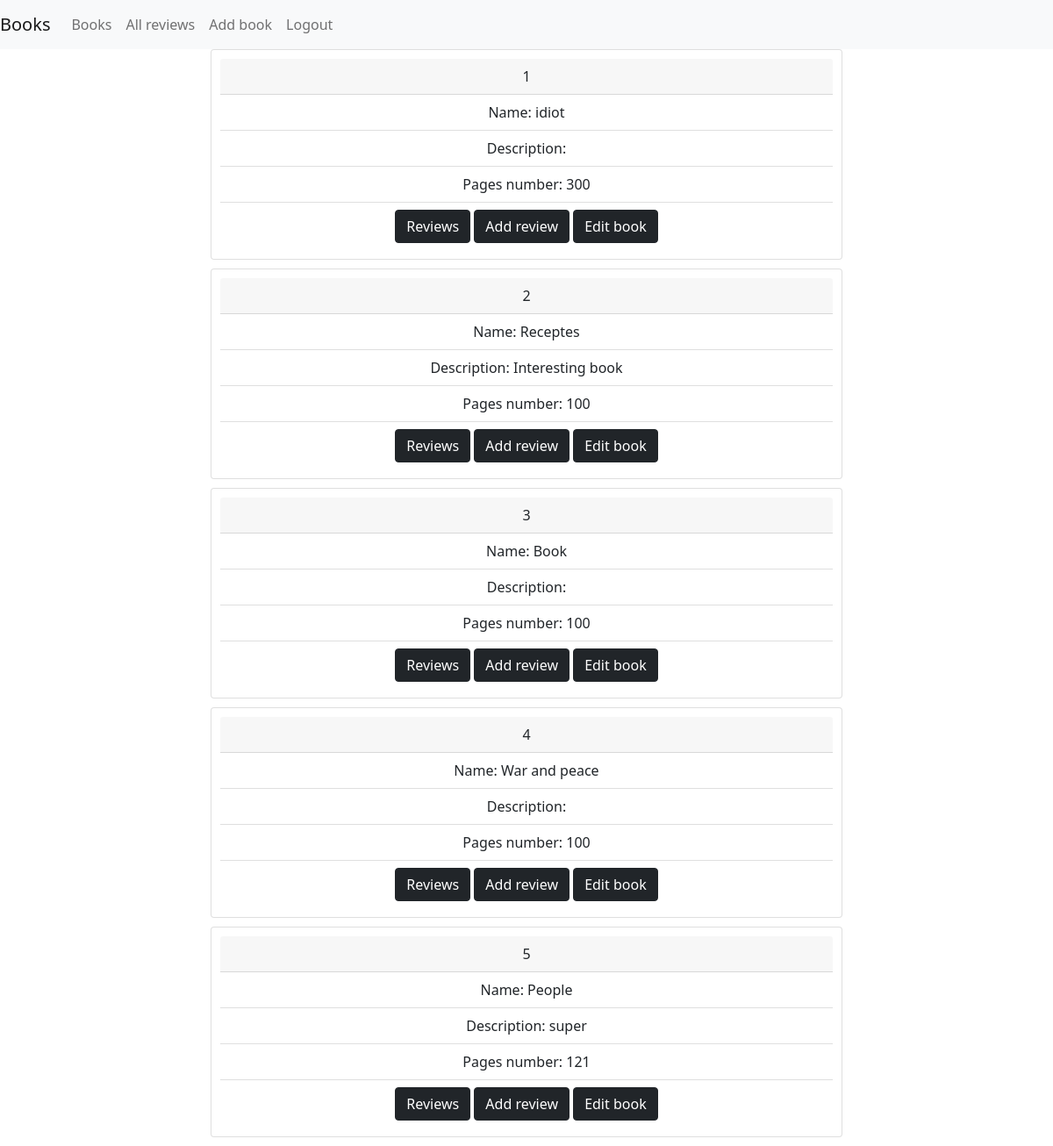
Screenshot of /app/book_list/ (signed in) with the database file from the repository.
### app_tutorial/models.py (models this page shows, shortened)
class Book(models.Model):
    name = models.CharField(max_length=255)
    pages_number = models.IntegerField(default=100)
    price = models.DecimalField(max_digits=10, decimal_places=2)
    description = models.TextField(null=True,blank=True)

### app_tutorial/views.py (the view)
# urls.py: path('book_list/', views.book_list, name='book_list'),
def book_list(request):
    books = Book.objects.all()
    return render(request, 'book_list.html', {'books': books})

### templates/book_list.html
{% extends 'base.html'%}
{%block content%}
{% for book in books %}
    <div class="review card">
      <div class="card-header">
        {{book.id}}
      </div>
      <ul class="list-group list-group-flush">
        <li class="list-group-item">Name: {{book.name}}</li>
        <li class="list-group-item">Description: {{book.description}}</li>
        <li class="list-group-item">Pages number: {{book.pages_number}}</li>
        <li class="list-group-item">
            <a class="btn btn-dark" href="{% url 'book_review_list' book_id=book.id%}" role="button">Reviews</a>
            {% if user.is_authenticated %}
                <a class="btn btn-dark" href="{% url 'add_review' book_id=book.id%}">Add review</a>
                {% if user.is_superuser %}
                    <a class="btn btn-dark" href="{% url 'edit_book' book_id=book.id%}" role="button">Edit book</a>
                {% endif %}
            {% endif %}
        </li>
      </ul>
    </div>
{% endfor %}
{% endblock %}

### static/styles.css (style rules this page uses)
.review { text-align: center; padding: 10px; margin-bottom: 10px; }

### rows the page displays
Book: id "1", name "idiot", pages_number "300"
Book: id "2", name "Receptes", description "Interesting book", pages_number "100"
Book: id "3", name "Book", pages_number "100"
Book: id "4", name "War and peace", pages_number "100"
Book: id "5", name "People", description "super", pages_number "121"
